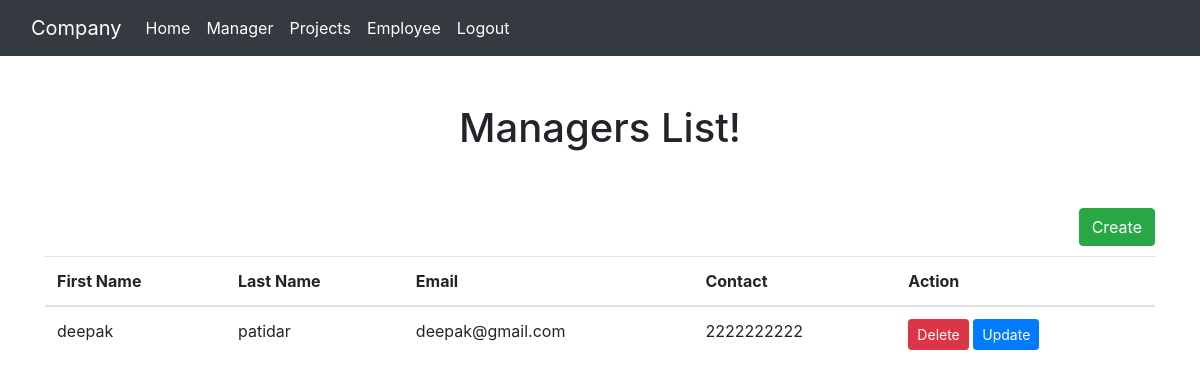
Before: /dashboard/manager_list/ (signed in) with the older database file.
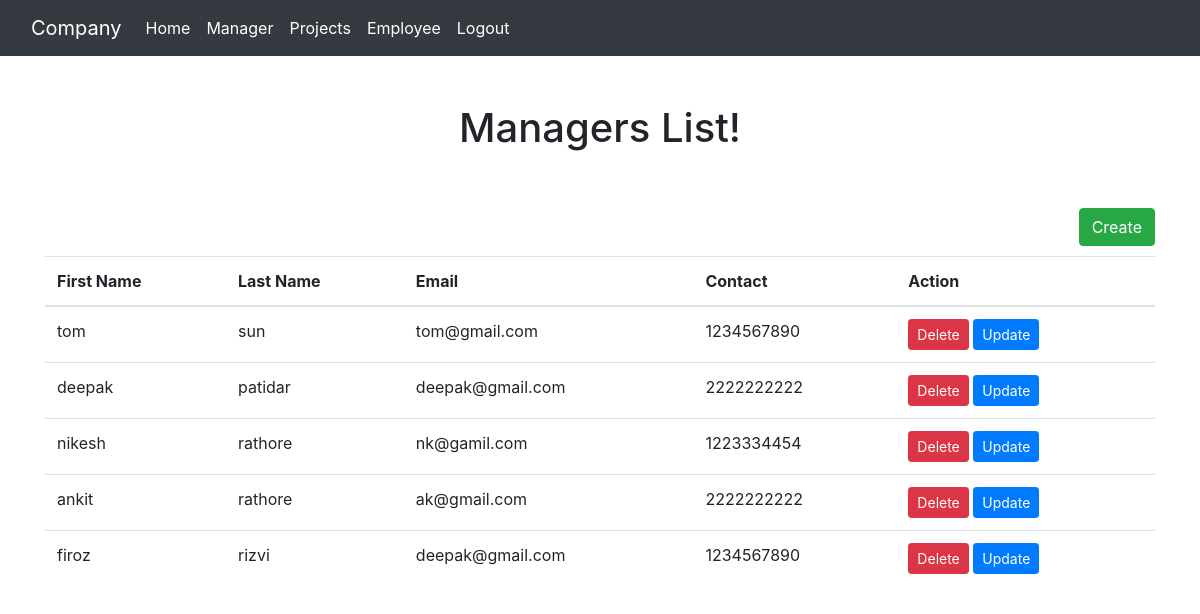
After: the same page with the newer database file.
### relationship/models.py (models this page shows, shortened)
class Manager(models.Model):
    first_name = models.CharField(max_length = 30)
    last_name = models.CharField(max_length = 30)
    email = models.EmailField()
    mobile = models.CharField(max_length = 10)
    project = models.ForeignKey(Project, on_delete=models.CASCADE)

### relationship/views.py (the view)
# urls.py: path('manager_list/',views.ManagerList.as_view(),name = 'manager_list'),
@method_decorator(login_required,name='get')
class ManagerList(generic.ListView):
    model = Manager
    context_object_name = 'managers'
    template_name = 'manager/list.html'

### relationship/templates/manager/list.html
{% extends 'base.html' %}
{% block content %}
<center class = "mt-5">
        <h1 class="display-6">Managers List!</h1>
    </center>
<div class="container">
<div class="row">
    <div class="col mt-5">
        <div class="float-right">
            <a href="{% url 'create_manager' %}"class="btn btn-success ""btn btn-success ">Create</a>
        </div>
<br>
<table class="table mt-4">
    <thead>
        <tr>
            <th scope="col">First Name</th>
            <th scope="col">Last Name</th>
            <th scope="col">Email</th>
            <th scope="col">Contact</th>
            <th scope="col" colspan="2">Action</th>
        </tr>
    </thead>
    <tbody>
        {% for manager in managers reversed %}
        <tr>
            <td >{{manager.first_name}}</td>
            <td>{{manager.last_name}}</td>
            <td>{{manager.email}}</td>
            <td>{{manager.mobile}}</td>
            <td ><a href="{% url 'delete_manager' manager.id %}"class="btn btn-danger btn-sm">Delete</a>
                <a href="{% url 'update_manager' manager.id %}" class="btn btn-primary btn-sm">Update</a></td>
        </tr>
        {% endfor %}
    </tbody>
</table>
</div>
</div>
</div>
{% endblock content %}

### relationship/templates/base.html (shortened to what this page needs)
<!doctype html>
<html lang="en">
  <head>
    <link rel="stylesheet" href="https://maxcdn.bootstrapcdn.com/bootstrap/4.0.0/css/bootstrap.min.css">
  </head>
  <body>
    {% include "navbar.html" %}
    {% block content %}
    {% endblock content %}
  </body>
</html>

### relationship/templates/navbar.html (shortened to what this page needs)
<nav class="navbar navbar-expand-lg navbar-dark bg-dark">
    <div class="container-fluid">
      <a class="navbar-brand" href="#">Company</a>
      <div class="collapse navbar-collapse" id="navbarSupportedContent">
        <ul class="navbar-nav me-auto mb-2 mb-lg-0">
          <li class="nav-item">
            <a class="nav-link active" aria-current="page" href="{% url 'home' %}">Home</a>
          </li>
          <li class="nav-item">
            <a class="nav-link active" aria-current="page" href="{% url 'manager_list' %}">Manager</a>
          </li>
          <li class="nav-item">
            <a class="nav-link active" aria-current="page" href="{% url 'project_list' %}">Projects</a>
          </li>
          <li class="nav-item">
            <a class="nav-link active" aria-current="page" href="{% url 'employee_list' %}">Employee</a>
          </li>
          <li class="nav-item">
            <a class="nav-link active" aria-current="page" href="{% url 'logout' %}">Logout</a>
          </li>
        </ul>
      </div>
    </div>
  </nav>

Changed rows visible on the page:
added Manager: first_name "tom", last_name "sun", email "tom@gmail.com", mobile "1234567890"
added Manager: first_name "nikesh", last_name "rathore", email "nk@gamil.com", mobile "1223334454"
added Manager: first_name "ankit", last_name "rathore", email "ak@gmail.com", mobile "2222222222"
added Manager: first_name "firoz", last_name "rizvi", email "deepak@gmail.com", mobile "1234567890"
